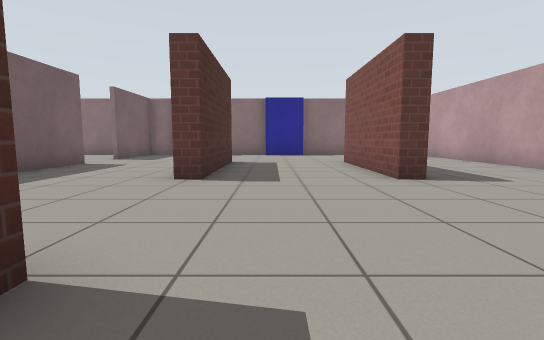
view 1 (above)

23 first-person views from a walk through a world built for the Gazebo simulator. The camera is 0.72 m above the floor, tilts 6° down and sees 85° across. The floor is counted in squares, 1 m on a side. Each view is taken from the middle of a square. On the plan, view 1 faces up. The plan holds only what a view shows up to about 10 squares ahead; the rest is blank. Simple patterns stand in for the simulator's built-in surfaces.

view 2
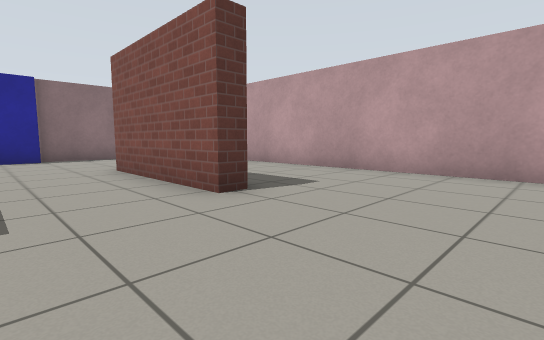

view 3
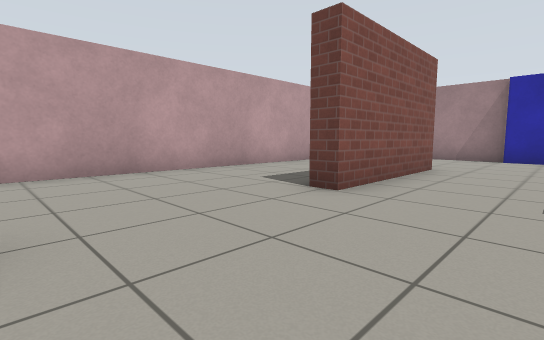

view 4
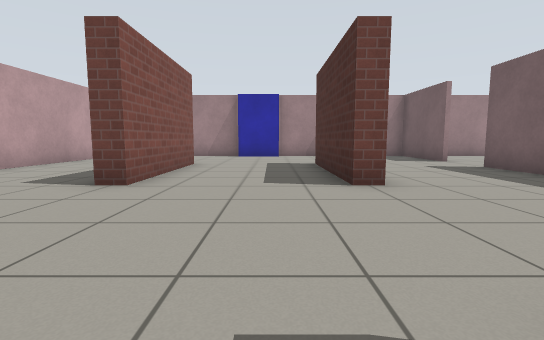

view 5
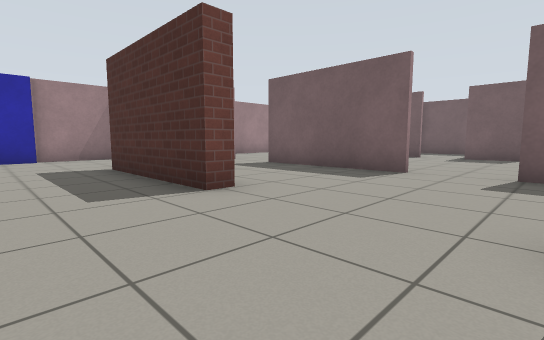

view 6
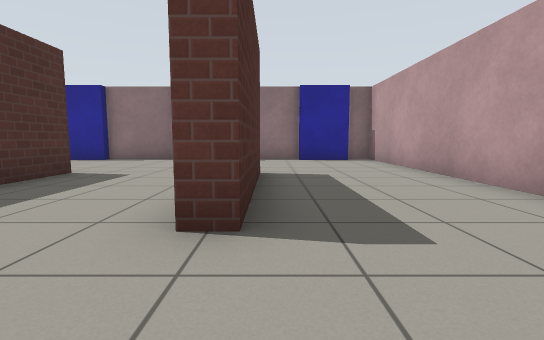

view 7
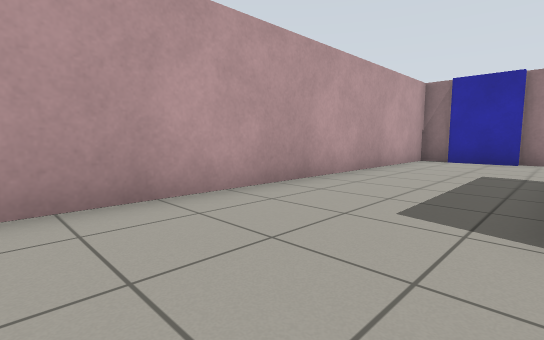

view 8
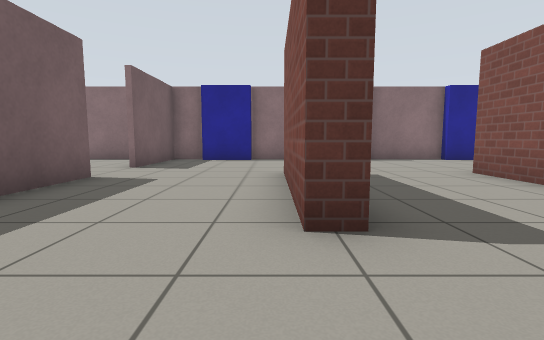

view 9
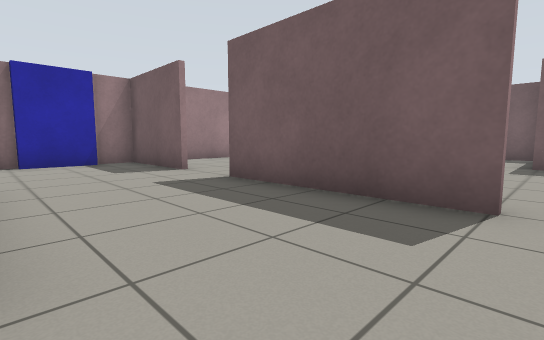

view 10
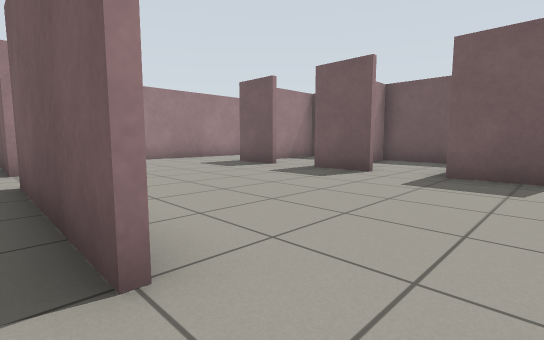

view 11
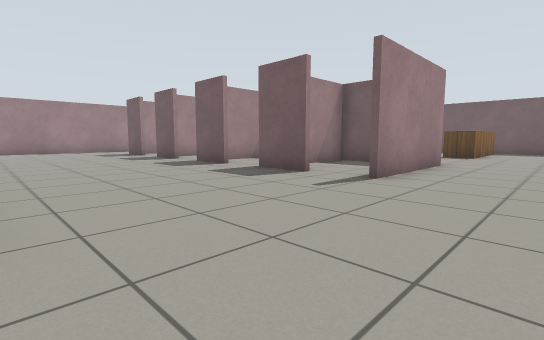

view 12
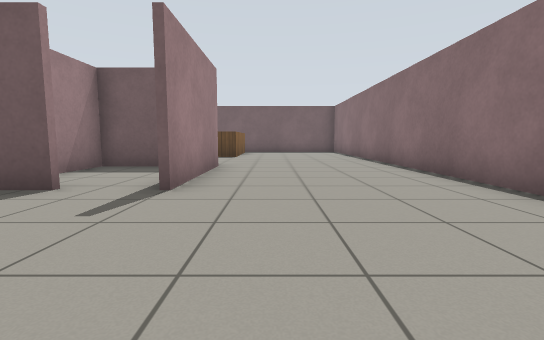

view 13
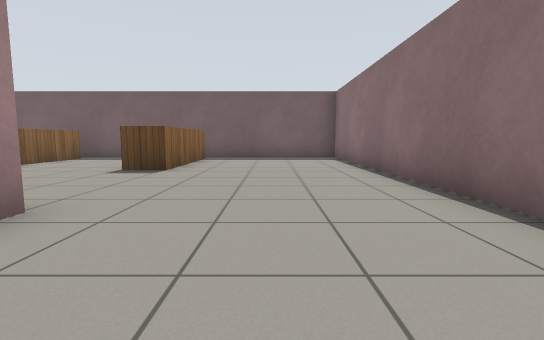

view 14
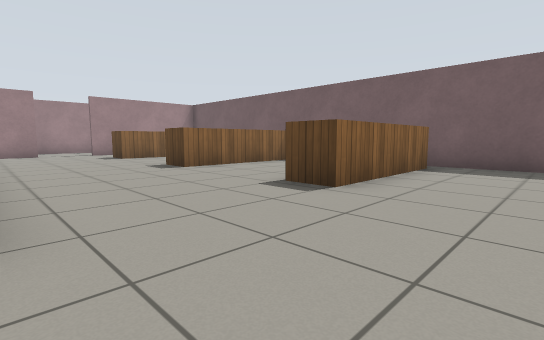

view 15
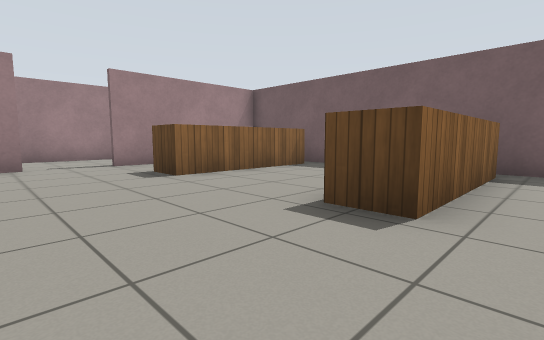

view 16
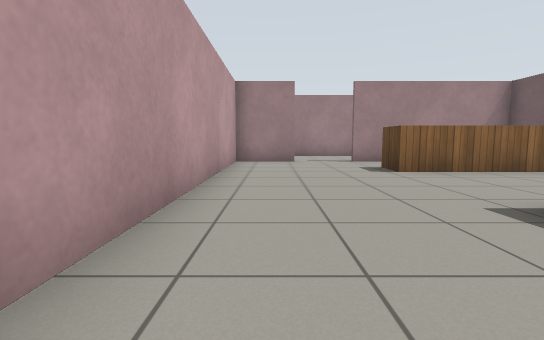

view 17
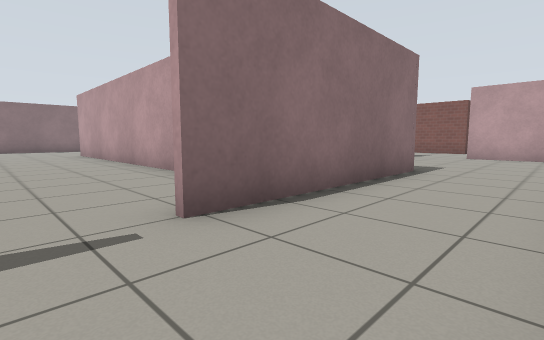

view 18
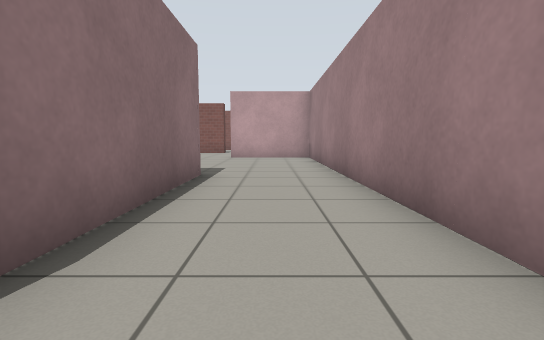

view 19
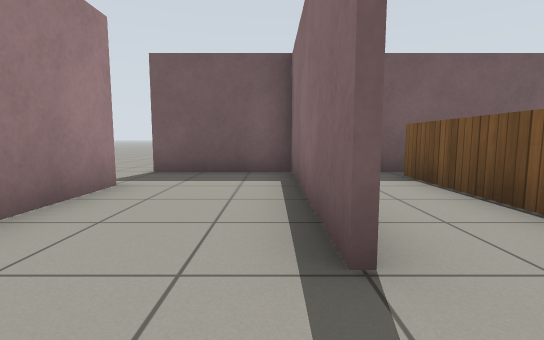

view 20
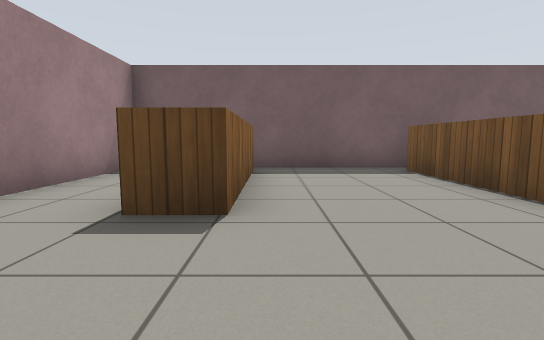

view 21
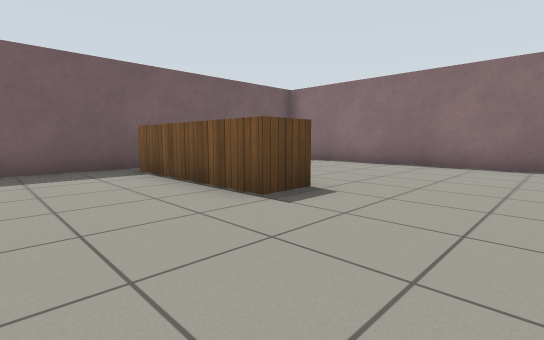

view 22
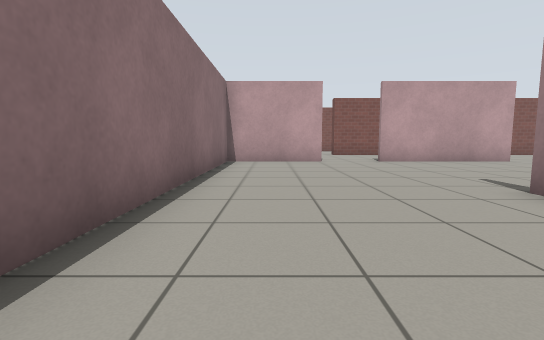

view 23
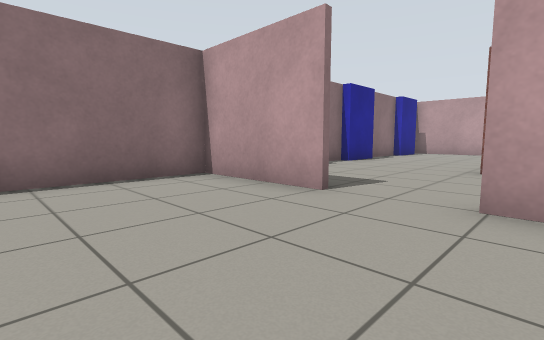

### Floor plan
Key: @ floor where view 1 was taken; # wall or solid block; . floor; = window, fence, low wall or low ledge; S shelf.
Columns run from 25 left of view 1 to 7 right of it. Each row starts with its distance up from view 1.
 13   ###############################
 12   #.................#...........#
 11   #.................#...........#
 10   #.............................#
  9   #.....................S...S...#
  8   #####...#####.....#...S...S...#
  7   #.......#   #.....#...S...S...#
  6   #.......#   #.....#...S...S...#
  5   #.......#   #.....#...........#
  4   ####=...#   #.................#
  3   #====...#   #.................#
  2   #.......#   #.....#...........#
  1   #.......#   #.....#...S...S...#
  0   #.......#   #.... #...S@..S...#
 -1   #####...#   #.... #...S...S...#
 -2   #.......#   #.........S...S...#
 -3   #.......#   #.................#
 -4   #####..######.....#...........#
 -5   #.................#...........#
 -6   #................ ###..##..##.#
 -7 ....################# ###########
 -8 ..

Positions as (right, up) in squares from view 1, and headings:
1: (0, 0), facing up
2: (0, 2), facing up-right
3: (0, 5), facing down-right
4: (0, 6), facing down
5: (1, 5), facing down-left
6: (3, 3), facing up
7: (3, 4), facing down-right
8: (-2, 3), facing up
9: (-2, 3), facing down-left
10: (-5, 4), facing down-left
11: (-6, 11), facing down-left
12: (-7, 10), facing left
13: (-12, 11), facing left
14: (-15, 11), facing down-left
15: (-16, 5), facing down-left
16: (-16, 6), facing down
17: (-18, -6), facing up-right
18: (-17, -5), facing right
19: (-17, -4), facing left
20: (-16, 0), facing left
21: (-16, 5), facing up-left
22: (-15, 12), facing right
23: (-9, 8), facing up-right
